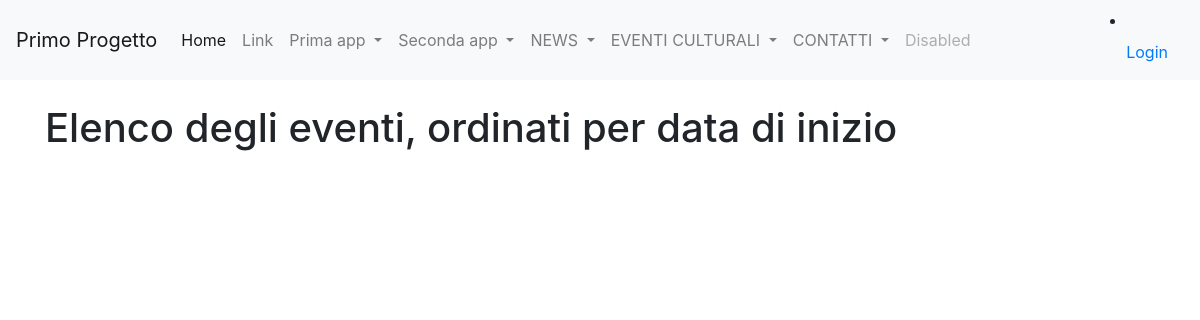
Page /query_a on the earlier database version.
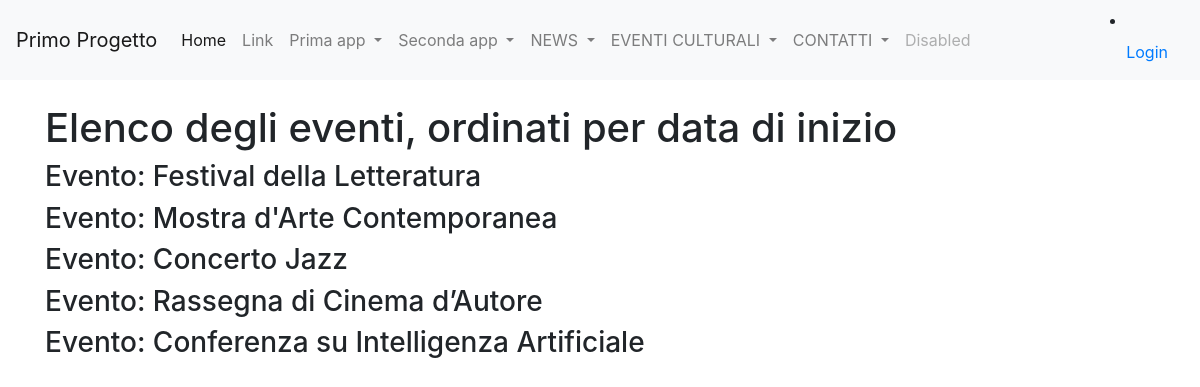
Same page on the later database version.
### eventi_culturali/models.py (models this page shows)
class Evento(models.Model):
    titolo = models.CharField(max_length=100)
    descrizione = models.TextField(blank=True)
    data_inizio = models.DateField(default=datetime.now(), blank=True)
    data_fine = models.DateField(default=datetime.now(), blank=True)
    posti_disponibili = models.IntegerField(blank=True, default=0)
    def __str__(self):
        return self.titolo
    class Meta:
        verbose_name = "Evento"
        verbose_name_plural = "Eventi"

### eventi_culturali/views.py (the view)
# urls.py: path('query_a', query_a, name = "query_a"),
def query_a(request):
    query_a = Evento.objects.order_by('data_inizio');
    context = {
        'query_a': query_a,
    }
    return render(request,'view_a.html',context)

### eventi_culturali/templates/view_a.html (shortened to what this page needs)
{%extends 'base.html'%}
{% block content %}
<h1>Elenco degli eventi, ordinati per data di inizio</h1>
{% for evento in query_a %}
<h3>Evento: {{evento}}</h3>
{% endfor %}
{% endblock content %}

Differences in the rows shown:
added Evento: titolo "Festival della Letteratura"
added Evento: titolo "Mostra d'Arte Contemporanea"
added Evento: titolo "Concerto Jazz"
added Evento: titolo "Rassegna di Cinema d’Autore"
added Evento: titolo "Conferenza su Intelligenza Artificiale"
